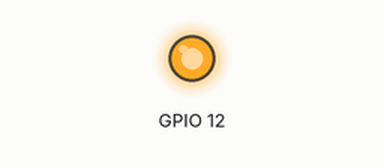
A program run on a simulated Raspberry Pi (BCM pin numbers). Shown: output pins drawn as LEDs (lit = HIGH).

Above: at 2.5 s.
At 7.5 s:
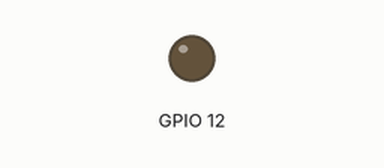
Timing chart, 0 to 13.0 s (numbered marks = the images above):
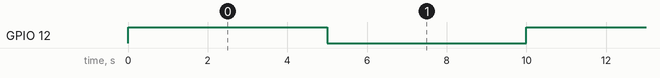

The program:

7.2.py
```python
import RPi.GPIO as GPIO
import time

GPIO.setmode (GPIO.BCM)
GPIO.setup(12, GPIO.OUT)


while True:
    try:

        GPIO.output(12, GPIO.HIGH)
        time.sleep(5)
        GPIO.output(12,GPIO.LOW)
        time.sleep(5)


    except KeyboardInterrupt:
        GPIO.cleanup
```

Measured:
- by itself, GPIO 12: alternates HIGH for 5.0 s and LOW for 5.0 s
